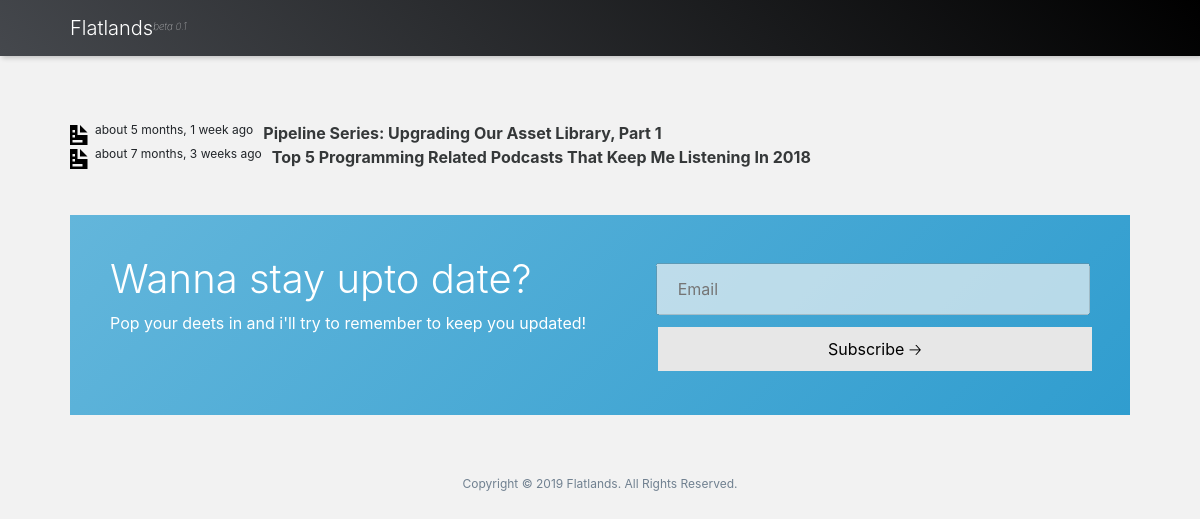
/articles/, run on an earlier commit of the app's database.
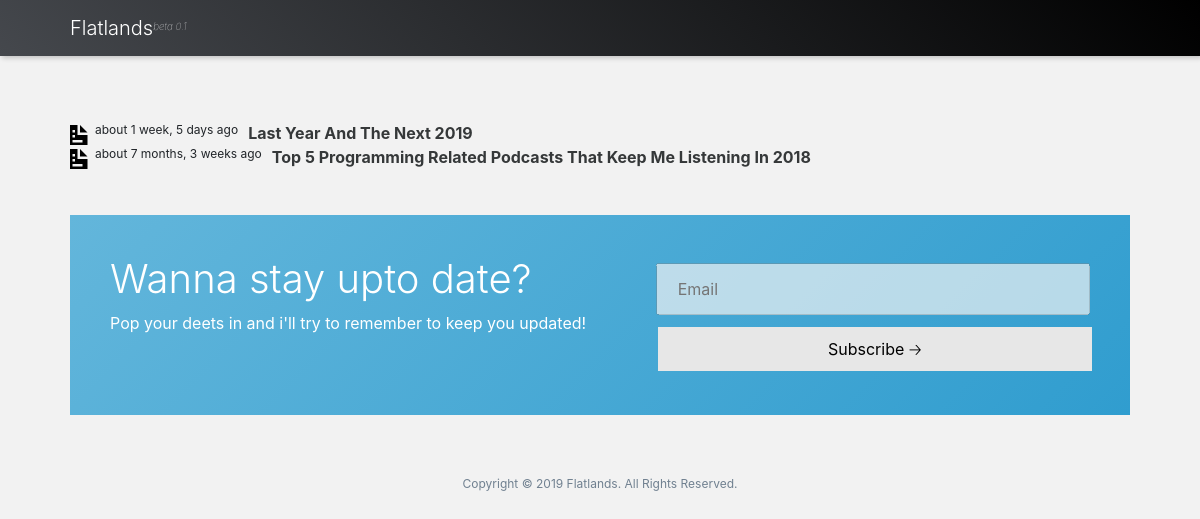
And on a later commit of the database.
### blog/models.py (models this page shows, shortened)
class Post(models.Model):
    next_post = models.IntegerField(null=True, blank=True)
    previous_post = models.IntegerField(null=True, blank=True)
    name = models.CharField(max_length=200)
    content = models.CharField(max_length=5000)
    pub_date = models.DateTimeField('date published')
    strap = models.CharField(max_length=300)
    tags = models.ManyToManyField(Tag, blank=True)
    project = models.ForeignKey(Project, on_delete=models.CASCADE, related_name='posts', null=True, blank=True)
    cover_img = models.CharField(max_length=200, null=True, blank=True)
    published = models.BooleanField(default=False)
    techspec = models.BooleanField(default=False)
    viewed = models.IntegerField(default=0)

### blog/views.py (the view)
# urls.py: path('articles/', views.articles, name='articles'),
def articles(request):
    articles = Post.objects.filter(
        project=None, published=True
        ).order_by('-pub_date')
    context = standard_context
    context['articles'] = articles
    return render(request, 'blog/articles.html', context)

### blog/forms.py
class SearchForm(forms.Form):
    search = forms.CharField(label='', max_length=100)

class MailingList(forms.Form):
    email = forms.CharField(label='', max_length=100)

### blog/templates/blog/articles.html
{% extends "blog/base.html" %} {% load static %} {% block content %}
<p style="height:105px;"></p>
<div class="container content">
        {% for article in articles %}
        <div style="display: flex; flex-direction: row;">
                <div>
                        <img class="iconic-svg-header" src="{% static 'blog/svg/document.svg' %}" alt="tags icon">
                    </div>
                <div class="blogpostheader">
                    <div style="font-size: 12px; padding-right: 10px;">
                        about {{article.pub_date|timesince}} ago
                    </div>
                </div>
                <div style="display: flex; flex-direction: row;">
                    <div>
                        <strong><a href="/articles/{{ article.id }}/">{{ article.name|title }}</a></strong>
                    </div>
                </div>
            </div>
        {% endfor %}
</div>
<div class="container content">
        {% include "blog/comp/mailinglist.html" %}
        </div>
{% endblock %}

What changed in the data, as far as the page shows it:
no longer on this page (row edited): Post: pub_date "5 months, 1 week", name "Pipeline Series: Upgrading Our Asset Library, Part 1"
added Post: pub_date "1 week, 5 days", name "Last Year And The Next 2019"
